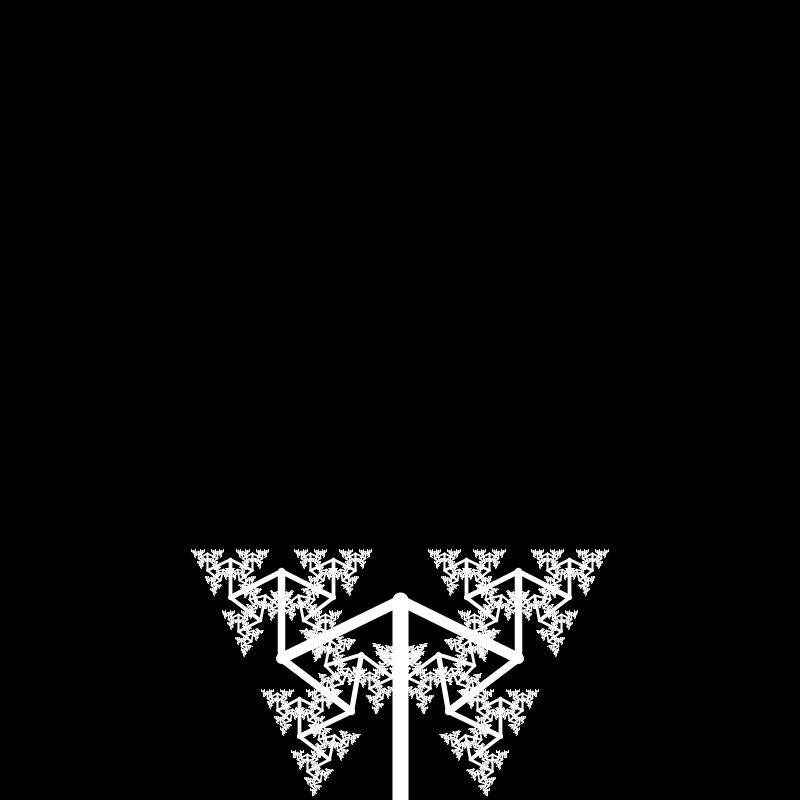
Frame 1 (no input)
Frame 60 (the mouse pressed at the canvas centre just before this capture): identical to frame 1, image omitted
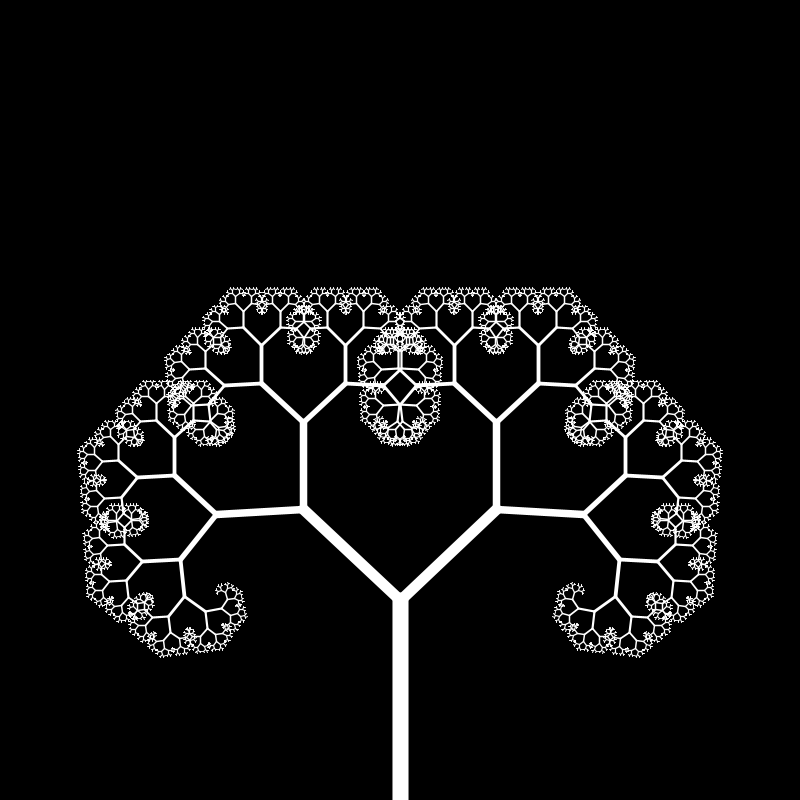
Frame 120 (the mouse held since frame 60 and released just before this capture)

The Processing sketch that drew these frames (run headless with seeded random() and noise(); from frame 60 on, the mouse is pressed at the canvas centre):

// Processing sketch: NoC07_L_System
// ── NoC07_L_System.pde
float theta = random(PI);

void setup () {
  size(800, 800);
}

void draw () {
  background(0);

  // TRUNK
  translate(width * 0.5, height);
  stroke(255);
  branch(200, theta);
}

void mousePressed () {
  theta = random(PI);
}

void branch (float len, float a) {  
  float sw = map(abs(len), 1, 120, 1, 10);
  strokeWeight(sw);
  line(0, 0, 0, -len);
  translate(0, -len);
  len *= 0.66;

  if (len > 1) {
    // Branch right
    pushMatrix();
    rotate(a);
    branch(len, theta);
    popMatrix();

    // Branch left
    pushMatrix();
    rotate(-a);
    branch(len, theta);
    popMatrix();
  }
}
